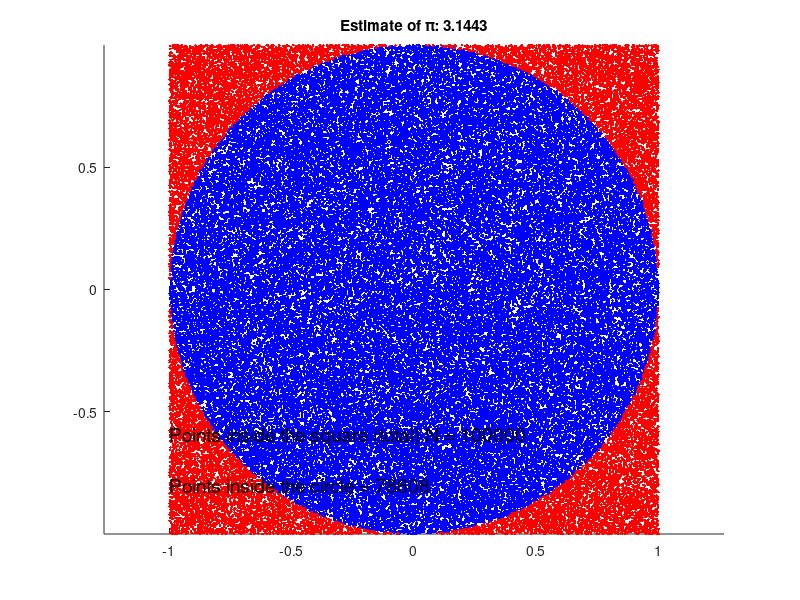

Here is the MATLAB script that generated this plot:
% Set the number of random points to generate
N = 100000;  % Number of random points
count_inside_circle = 0;

% Generate random (x, y) points within the square where both x and y range from -1 to 1.

x = rand(N, 1) * 2 - 1;
y = rand(N, 1) * 2 - 1;

inside_circle = x.^2 + y.^2 <= 1;
count_inside_circle = sum(inside_circle);

pi_estimate = 4 * count_inside_circle / N;

figure;
hold on;
% Plot points inside the circle in blue
plot(x(inside_circle), y(inside_circle), 'b.');
% Plot points outside the circle in red
plot(x(~inside_circle), y(~inside_circle), 'r.');
axis equal;
title(['Estimate of \pi: ', num2str(pi_estimate)]);

% Positioning the text in the figure
text(-1, -0.6, ['Points inside the square (total) N = ', num2str(N)], 'FontSize', 14, 'Color', 'k');
text(-1, -0.8, ['Points inside the circle = ', num2str(count_inside_circle)], 'FontSize', 14, 'Color', 'k');
% text(-1, 0.8, ['\pi Estimate = ', num2str(pi_estimate)], 'FontSize', 12, 'Color', 'k');

hold off;
